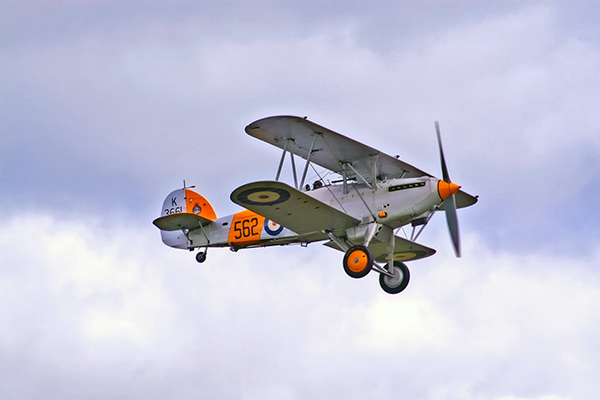
#> input picture data/airplane.bmp, 600 x 400 px, given in place of the camera
$ python test.py
#> lines starting #> are read from the running program, lines starting #| are printed output that depends on the picture; after the words box and inside, x2 and y2 are one past the last pixel; in counts of white or black regions, pixels touching at a corner belong together
import cv2
import numpy as np
cap=cv2.VideoCapture(2)

lower_range_red=np.array([174, 141, 0])
upper_range_red=np.array([179, 197, 255])

lower_range_green=np.array([42, 60, 135])
upper_range_green=np.array([56, 255, 255])

lower_range_yellow=np.array([0, 139, 124])
upper_range_yellow=np.array([104, 255, 184])

def red(img):
    hsv=cv2.cvtColor(frame,cv2.COLOR_BGR2HSV)
    mask=cv2.inRange(hsv,lower_range_red,upper_range_red)
    _,mask1=cv2.threshold(mask,254,255,cv2.THRESH_BINARY)
    cnts,_=cv2.findContours(mask1,cv2.RETR_EXTERNAL,cv2.CHAIN_APPROX_NONE)
    for c in cnts:
        x=600
        if cv2.contourArea(c)>x:
            x,y,w,h=cv2.boundingRect(c)
            cv2.rectangle(frame,(x,y),(x+w,y+h),(0,0,255),2)
            cv2.putText(frame,("DETECT"),(10,60),cv2.FONT_HERSHEY_SIMPLEX,0.6,(0,0,255),2)

def green(img):
    hsv=cv2.cvtColor(frame,cv2.COLOR_BGR2HSV)
    mask=cv2.inRange(hsv,lower_range_green,upper_range_green)
    _,mask1=cv2.threshold(mask,254,255,cv2.THRESH_BINARY)
    cnts,_=cv2.findContours(mask1,cv2.RETR_EXTERNAL,cv2.CHAIN_APPROX_NONE)
    for c in cnts:
        x=600
        if cv2.contourArea(c)>x:
            x,y,w,h=cv2.boundingRect(c)
            cv2.rectangle(frame,(x,y),(x+w,y+h),(0,255,0),2)
            cv2.putText(frame,("DETECT"),(10,60),cv2.FONT_HERSHEY_SIMPLEX,0.6,(0,0,255),2)

def yellow(img):
    hsv=cv2.cvtColor(frame,cv2.COLOR_BGR2HSV)
    mask=cv2.inRange(hsv,lower_range_yellow,upper_range_yellow)
    _,mask1=cv2.threshold(mask,254,255,cv2.THRESH_BINARY)
    cnts,_=cv2.findContours(mask1,cv2.RETR_EXTERNAL,cv2.CHAIN_APPROX_NONE)
    for c in cnts:
        x=600
        if cv2.contourArea(c)>x:
            x,y,w,h=cv2.boundingRect(c)
            cv2.rectangle(frame,(x,y),(x+w,y+h),(0,255,255),2)
            cv2.putText(frame,("DETECT"),(10,60),cv2.FONT_HERSHEY_SIMPLEX,0.6,(0,0,255),2)


while True:
    ret,frame=cap.read()
#> frame is the input picture: shape (400, 600, 3); mean B, G, R 217.1, 197.6, 196.8
    frame=cv2.resize(frame,(640,480))
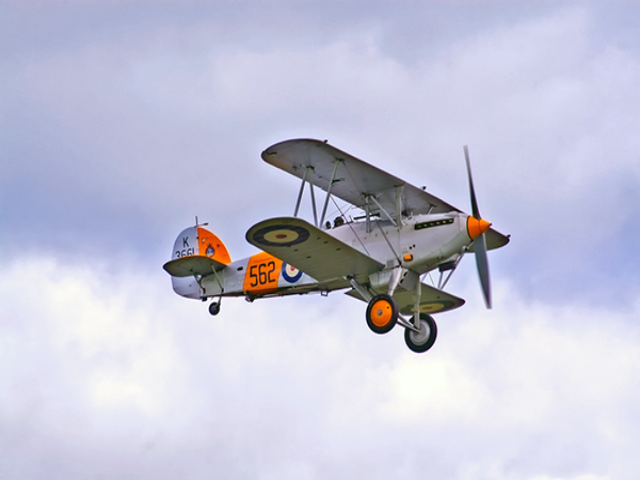
#> frame: shape (480, 640, 3); mean B, G, R 217, 197.5, 196.8

    red(frame)
#> in red, `hsv=cv2.cvtColor(frame,cv2.COLOR_BGR2HSV)`: hsv: shape (480, 640, 3); mean H, S, V 111.6, 32.3, 219.8
#> in red, `mask=cv2.inRange(hsv,lower_range_red,upper_range_red)`:
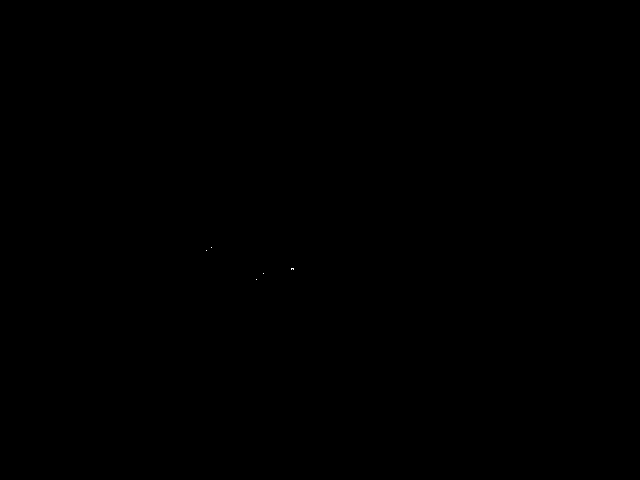
#> mask: shape (480, 640); 0% white in thin lines or dots, all inside (x1, y1, x2, y2) = (206, 247, 294, 280)
#> in red, `cnts,_=cv2.findContours(mask1,cv2.RETR_EXTERNAL,cv2.CHAIN_APPROX_NONE)`: cnts = 5 contours, all with area under 20
#> the loop in red, `for c in cnts:` made 5 passes
#> c on passes 1, 2, 4, 5: [[256, 279]], [[263, 273]], [[206, 250]], [[211, 247]]
    green(frame)
#> in green, `mask=cv2.inRange(hsv,lower_range_green,upper_range_green)`: mask: shape (480, 640); every value is 0
#> in green, `cnts,_=cv2.findContours(mask1,cv2.RETR_EXTERNAL,cv2.CHAIN_APPROX_NONE)`: cnts = []
    yellow(frame)
#> in yellow, `mask=cv2.inRange(hsv,lower_range_yellow,upper_range_yellow)`:
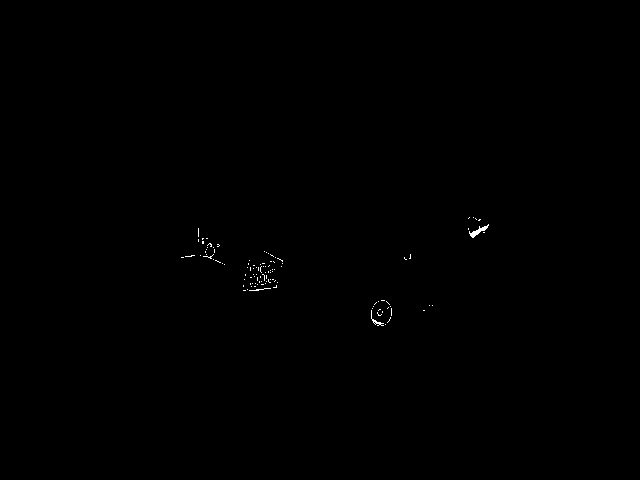
#> mask: shape (480, 640); 0.14% white in thin lines or dots, all inside (x1, y1, x2, y2) = (181, 217, 489, 326)
#> in yellow, `cnts,_=cv2.findContours(mask1,cv2.RETR_EXTERNAL,cv2.CHAIN_APPROX_NONE)`: cnts = 110 contours, 109 with area under 20; largest, box (x1, y1, x2, y2) and area: (469, 224, 489, 238) 64
#> the loop in yellow, `for c in cnts:` made 110 passes
#> c on passes 1, 4, 5, 7, 9, 10, 11, 12, 13, 14, 15, 17: [[385, 324]], [[382, 311], [382, 312]], [[423, 310], [424, 310]], [[379, 309], [378, 310], [379, 309], [380, 309]], [[372, 308]], [[388, 307], [387, 308]], [[390, 306]], [[373, 306]], [[432, 305]], [[429, 305]], [[376, 302], [375, 303], [374, 304], [375, 303]], [[378, 301]]

    cv2.imshow("FRAME",frame)
    if cv2.waitKey(1)&0xFF==27:
#> (key Esc is pressed here)
        break
cap.release()
cv2.destroyAllWindows()
